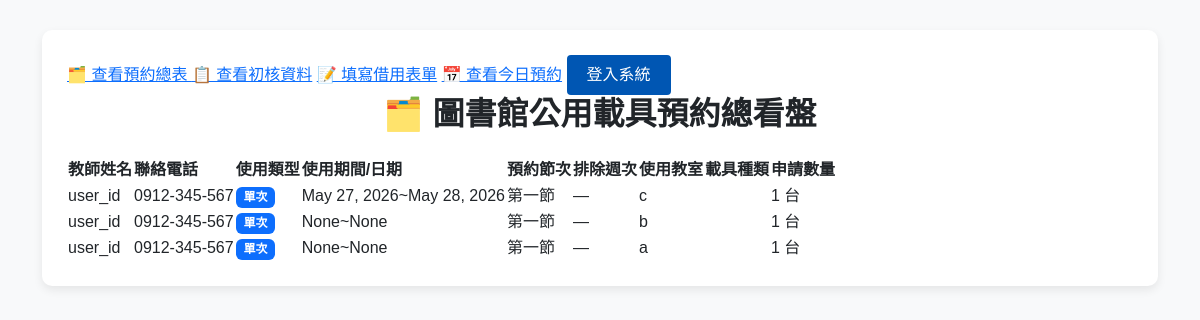
/, run on an earlier commit of the app's database.
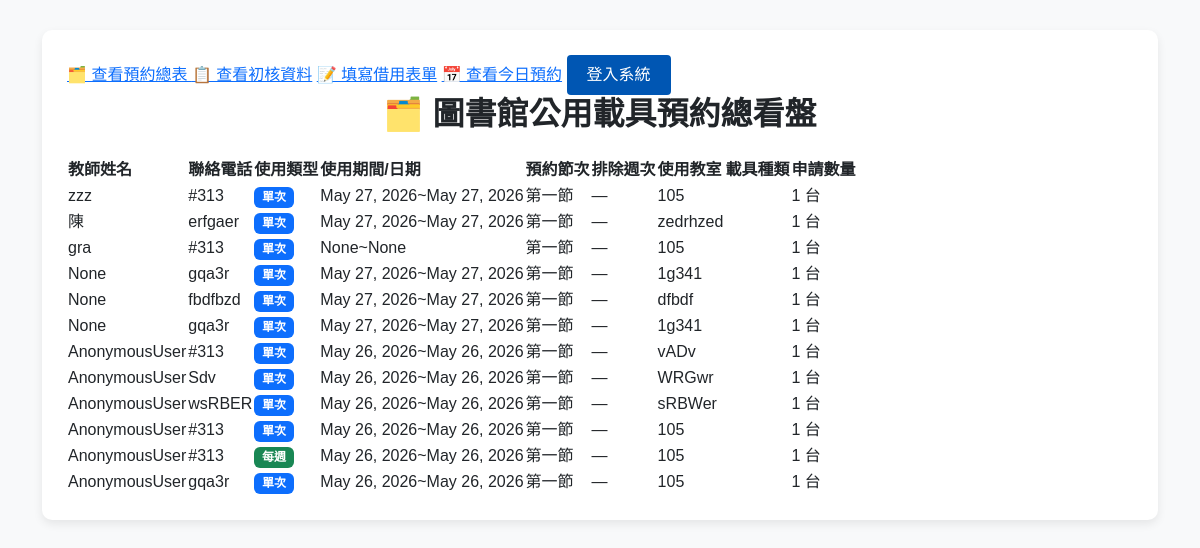
And on a later commit of the database.
### show/models.py (models this page shows, shortened)
class Borrowlist(models.Model):
    user = models.CharField("借用老師", max_length=20, null=True, blank=True)
    phone = models.CharField("聯絡電話", max_length=25)
    location = models.CharField("教室", max_length=10)
    usage_type_choices = (
        ('once','單次'),
        ('weekly','每周'),
    )
    usage_type = models.CharField(max_length=10, choices = usage_type_choices , default='once')
    DEVICE_CHOICES =(
        ('ipad', 'iPad'),
        ('chromebook', 'Chromebook'),
        ('surface_go', 'Surface Go'),
        ('acer_laptop', 'Acer 小筆電'),
    )
    device_type = models.CharField("載具種類", max_length=20, choices=DEVICE_CHOICES)
    start_date = models.DateField("開始日期", null=True, blank=True)
    end_date = models.DateField("結束日期", null=True, blank=True)
    DAY_CHOICES = (
        ('Monday','星期一'), ('Tuesday','星期二'), ('Wednesday','星期三'),
        ('Thursday','星期四'), ('Friday','星期五'),
    )
    day = models.CharField("星期", choices=DAY_CHOICES, max_length=50, blank=True, null=True)
    PERIODS_CHOICES = (
        ('1', '第一節'), ('2', '第二節'), ('3', '第三節'), ('4', '第四節'),
        ('4.5', '午休'), ('5', '第五節'), ('6', '第六節'), ('7', '第七節'), ('8', '第八節'),
    )
    periods = models.CharField("預約節次", max_length=50, choices=PERIODS_CHOICES, default='1')
    STATUS_CHOICES = (
        ('待審核', '待審核'),
        ('已通過', '已通過'),
        ('已拒絕', '已拒絕'),
    )
    device_id = models.CharField("載具編號",max_length = 10,default="")
    time_id = models.CharField("時間",max_length = 10,default="")
    status = models.CharField("審核狀態", max_length=10, choices = STATUS_CHOICES , default='待審核')
    device_amount = models.PositiveIntegerField(default=1)
    classroom = models.CharField(max_length=10, blank=True, null=True)

### show/views.py (the view)
# urls.py: path('', views.all_reservation_list, name= 'allreservation_view'),
def all_reservation_list(request):
    borrow_records = Borrowlist.objects.all().order_by('-id')
    return render(request, 'all_reservation.html', {
        'borrow_records': borrow_records
    })

### show/templates/all_reservation.html (shortened to what this page needs)
<!DOCTYPE html>
<html lang="zh-Hant">
<head>
    <link href="https://cdn.jsdelivr.net/npm/bootstrap@5.3.0/dist/css/bootstrap.min.css" rel="stylesheet">
</head>
<body>
<div class="container-fluid">
    <div class="table-container">
        <a href="{% url 'allreservation_view' %}">🗂️ 查看預約總表 </a>
        <a href="{% url 'view_borrow_list' %}">📋 查看初核資料</a>
        <a href="{% url 'submit_borrow' %}">📝 填寫借用表單</a>
        <a href="{% url 'today_reservation' %}">📅 查看今日預約</a>
        {% if user.is_authenticated %}
                <span style="color: #4a5568; margin-right: 15px;">👋 你好，<strong style="color: #0056b3;">{{ user.username }}</strong></span>
                <a href="{% url 'logout' %}" style="color: #dc2626; text-decoration: underline; font-weight: 500;">登出</a>
            {% else %}
                <a href="{% url 'login' %}" style="background-color: #0056b3; color: #ffffff; text-decoration: none; padding: 8px 20px; border-radius: 4px; font-weight: 500; display: inline-block;">登入系統</a>
            {% endif %}
        <h2 class="mb-4 text-center text-dark fw-bold">🗂️ 圖書館公用載具預約總看盤</h2>
        <div class="table-responsive">
            <table>
                <thead>
                    <tr>
                        <th>教師姓名</th>
                        <th>聯絡電話</th>
                        <th>使用類型</th>
                        <th>使用期間/日期</th>
                        <th>預約節次</th>
                        <th>排除週次</th>
                        <th>使用教室</th>
                        <th>載具種類</th>
                        <th>申請數量</th>
                    </tr>
                </thead>
                <tbody>
                    {% for record in borrow_records %}
                        <tr>
                        <td>{{ record.user }}</td>
                        <td>{{ record.phone }}</td>
                        <td>
                            {% if record.usage_type == 'once' %}
                                <span class="badge bg-primary">單次</span>
                            {% else %}
                                <span class="badge bg-success">每週</span>
                            {% endif %}
                        </td>
                        <td>
                            {{record.start_date}}~{{record.end_date}}
                        </td>
                        <td>
                            {{ record.get_periods_display }}
                        </td>
                        <td>
                            {% if record.time %}
                                {{ record.time.get_day_display }} {{ record.time.get_periods_display }}
                            {% else %}
                                —
                            {% endif %}
                        </td>
                        <td>{{ record.location }}</td>
                        <td>{{ record.device_id.get_device_type_display }}</td>
                        <td>{{ record.device_amount }} 台</td>
                        </tr>
                    {% endfor %}
                </tbody>
            </table>
        </div>
    </div>
</div>
</body>
</html>

### show/templates/all_reservation.html (style rules this page uses)
body { padding: 30px; background-color: #f8f9fa; font-family: "Microsoft JhengHei", sans-serif; }
.table-container { background: white; padding: 25px; border-radius: 10px; box-shadow: 0 4px 10px rgba(0,0,0,0.08); }

What changed in the data, as far as the page shows it:
added Borrowlist: user "zzz", phone "#313", usage_type "單次", start_date "May 27, 2026", end_date "May 27, 2026", periods "第一節", location "105", device_amount "1"
added Borrowlist: user "陳", phone "erfgaer", usage_type "單次", start_date "May 27, 2026", end_date "May 27, 2026", periods "第一節", location "zedrhzed", device_amount "1"
added Borrowlist: user "gra", phone "#313", usage_type "單次", start_date "None", end_date "None", periods "第一節", location "105", device_amount "1"
added Borrowlist: user "None", phone "gqa3r", usage_type "單次", start_date "May 27, 2026", end_date "May 27, 2026", periods "第一節", location "1g341", device_amount "1"
added Borrowlist: user "None", phone "fbdfbzd", usage_type "單次", start_date "May 27, 2026", end_date "May 27, 2026", periods "第一節", location "dfbdf", device_amount "1"
added Borrowlist: user "None", phone "gqa3r", usage_type "單次", start_date "May 27, 2026", end_date "May 27, 2026", periods "第一節", location "1g341", device_amount "1"
added Borrowlist: user "AnonymousUser", phone "#313", usage_type "單次", start_date "May 26, 2026", end_date "May 26, 2026", periods "第一節", location "vADv", device_amount "1"
added Borrowlist: user "AnonymousUser", phone "Sdv", usage_type "單次", start_date "May 26, 2026", end_date "May 26, 2026", periods "第一節", location "WRGwr", device_amount "1"
added Borrowlist: user "AnonymousUser", phone "wsRBER", usage_type "單次", start_date "May 26, 2026", end_date "May 26, 2026", periods "第一節", location "sRBWer", device_amount "1"
changed Borrowlist (number 10 of 12 on the later page): user "user_id" → "AnonymousUser"; phone "0912-345-567" → "#313"; start_date "May 27, 2026" → "May 26, 2026"; end_date "May 28, 2026" → "May 26, 2026"; location "c" → "105"
changed Borrowlist (number 11 of 12 on the later page): user "user_id" → "AnonymousUser"; phone "0912-345-567" → "#313"; start_date "None" → "May 26, 2026"; end_date "None" → "May 26, 2026"; location "b" → "105"; usage_type "單次" → "每週"
changed Borrowlist (number 12 of 12 on the later page): user "user_id" → "AnonymousUser"; phone "0912-345-567" → "gqa3r"; start_date "None" → "May 26, 2026"; end_date "None" → "May 26, 2026"; location "a" → "105"
